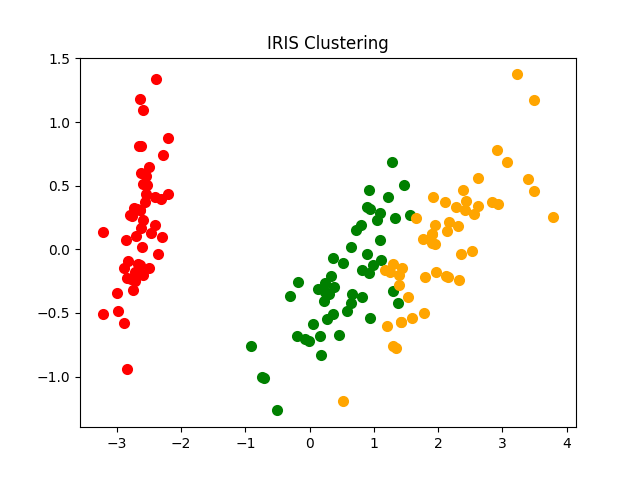

Python code for this plot:
" Day 19 | Clustering Plant Iris Using Principal Component Analysis - UNSUPERVISED LEARNING"""
print("Day 19 | Clustering Plant Iris Using Principal Component Analysis - UNSUPERVISED LEARNING")

" Importing the basic libraries"""

from sklearn import datasets
import matplotlib.pyplot as plt

" Collecting Dataset """

# Importing the dataset"""
dataset = datasets.load_iris()

" Dataset Segregation"""
X = dataset.data
print("\nX= \n", X)

Y = dataset.target
print("\nY= \n", Y)

names = dataset.target_names
print("\nnames= \n", names)

"Fitting the PCA clustering to the dataset with n=2"""
from sklearn.decomposition import PCA

model = PCA(n_components=2)  # Number of components to keep
y_means = model.fit(X).transform(X)
print("\ny_means= \n", y_means)

"Variance Percentage"""
plt.figure()
colors = ['red', 'green', 'orange']

for color, i, target_name in zip(colors, [0, 1, 2], names):
    plt.scatter(y_means[Y == i, 0],
                y_means[Y == i, 1],
                color=color,
                lw=2,
                label=target_name)
plt.title('IRIS Clustering')
plt.savefig('Clustering Plant Iris Using Principal Component Analysis.png')
plt.show()
